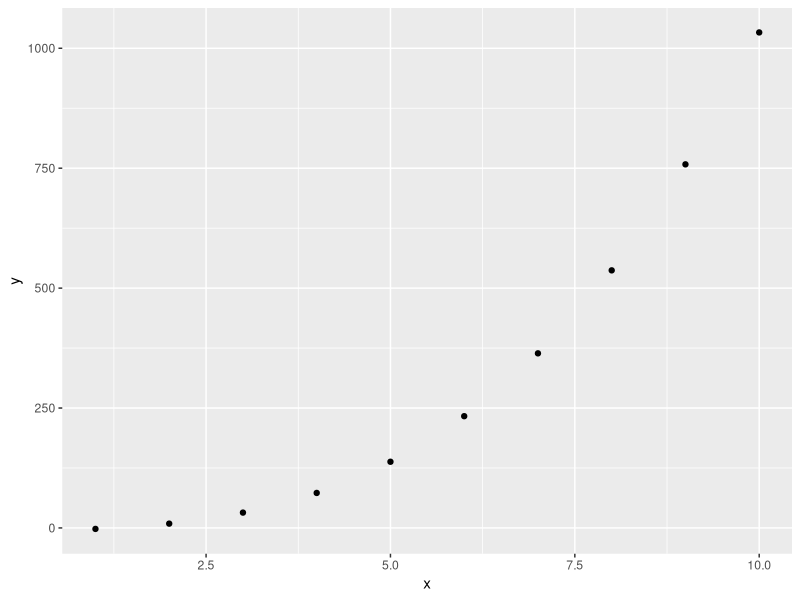
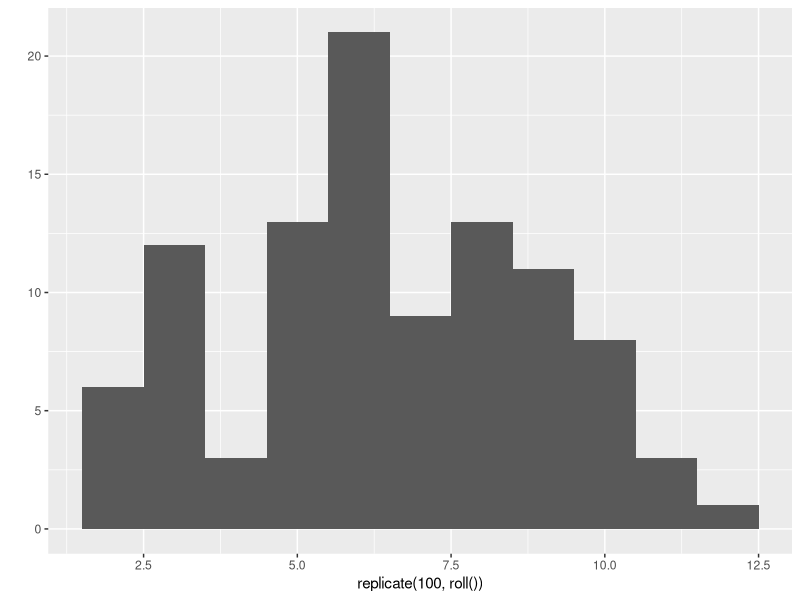
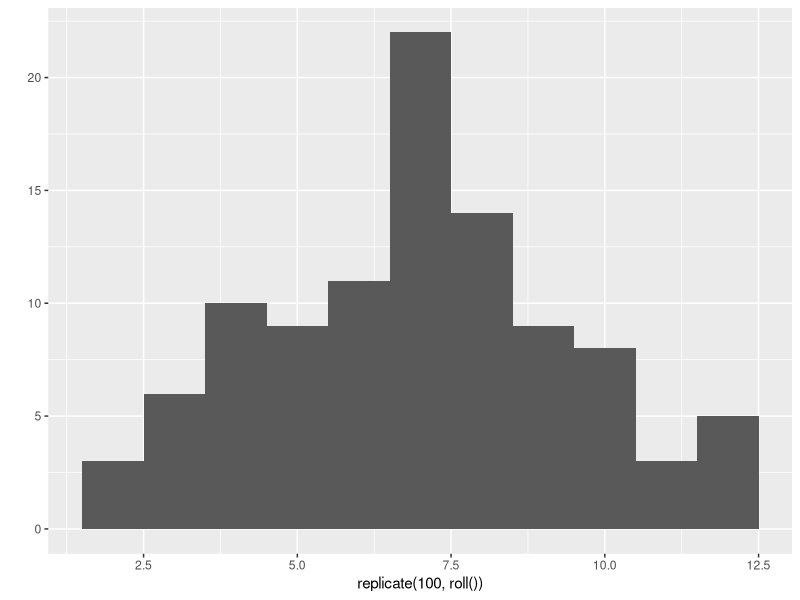

These figures' R source, in order:
## ---- chunk 1
knitr::opts_chunk$set(echo = FALSE)
library(viridis)
## ---- chunk 2
1 + 3
## ---- chunk 3
a <- 1
b <- 4

a + b
a * b
b / a
b - a
## ---- chunk 4
die <- 1:6

1:2

die + 1:2

die*die
## ---- chunk 5
# Round
round(3.14431)

# Factorials
factorial(3)

# Mean
mean(die)
## ---- chunk 6
# Sampling
sample(1:4, 2)

sample(die, 2)

sample(die, 2, replace=TRUE)
## ---- chunk 7

roll <- function(){
  die <- 1:6
  dice <- sample(die, size = 2, replace = TRUE)
  sum(dice)
}

## ---- chunk 8
# This won't work as haven't defined bones
roll2 <- function(){
  dice <- sample(bones, size = 2, replace = TRUE)
  sum(dice)
}

# Bones is now defined
roll2 <- function(bones){
  dice <- sample(bones, size = 2, replace = TRUE)
  sum(dice)
}

# Can add default value for bones
roll2 <- function(bones = 1:6){
  dice <- sample(bones, size = 2, replace = TRUE)
  sum(dice)
}

## ---- chunk 9
# Install ggplot
#install.packages("ggplot")
## ---- chunk 10
# Loading ggplot
library(ggplot2)
## ---- chunk 11
?qplot
## ---- chunk 12
x <- 1:10
y <- x^3 + 4*x -7
## ---- chunk 13
qplot(x,y)
## ---- chunk 14
# Repeated rolls of the dice

# Plotting it

# Improving the plot
qplot(replicate(100, roll()), binwidth=1)
## ---- chunk 15
roll_unfair <- function(){
  die <- 1:6
  dice <- sample(die, size = 2, replace = TRUE, prob = c(1/8, 1/8, 1/8, 1/8, 1/8, 3/8))
  sum(dice)
}

qplot(replicate(100, roll()), binwidth=1)
